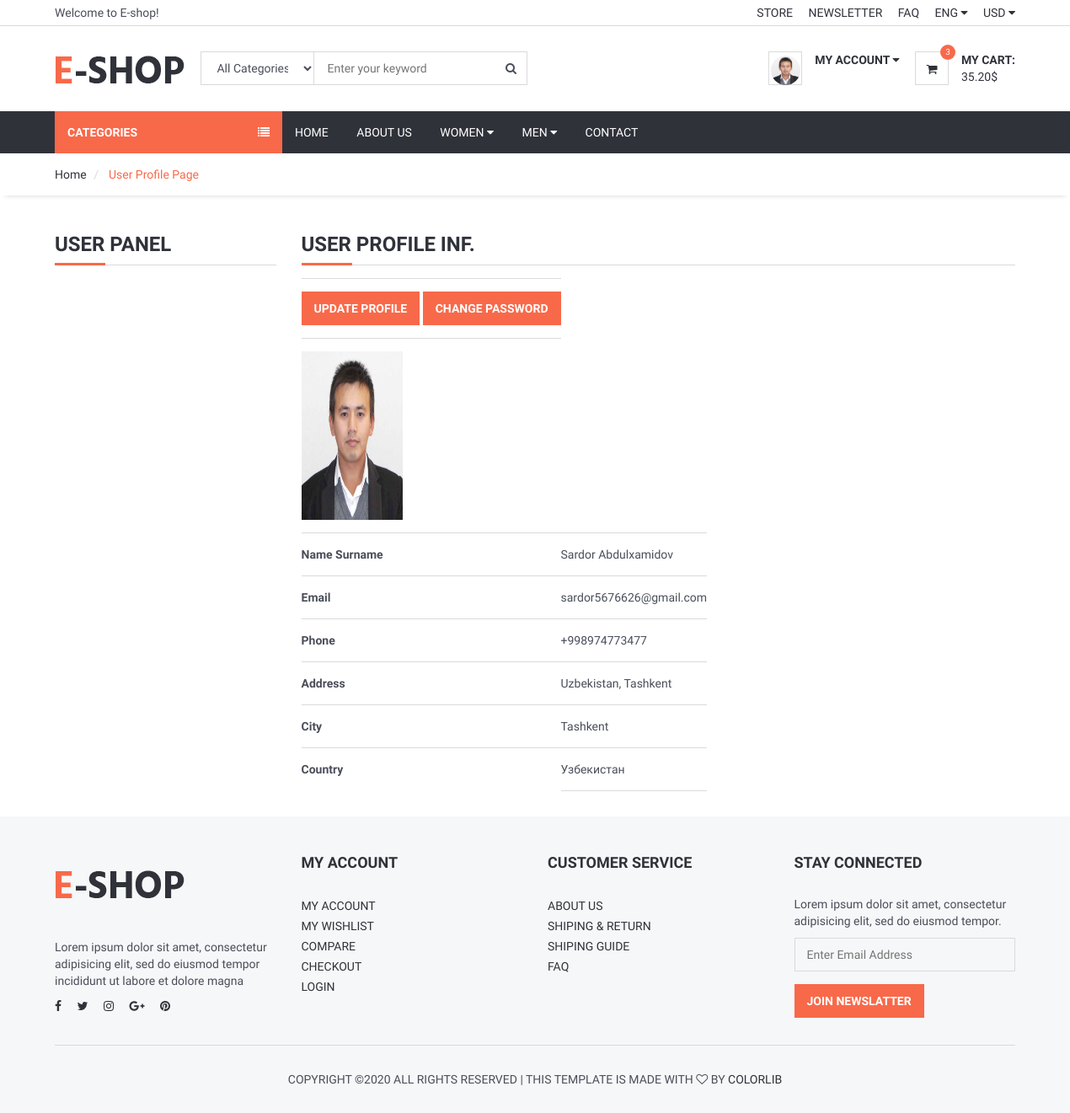
Page /user/ (signed in) on the earlier database version.
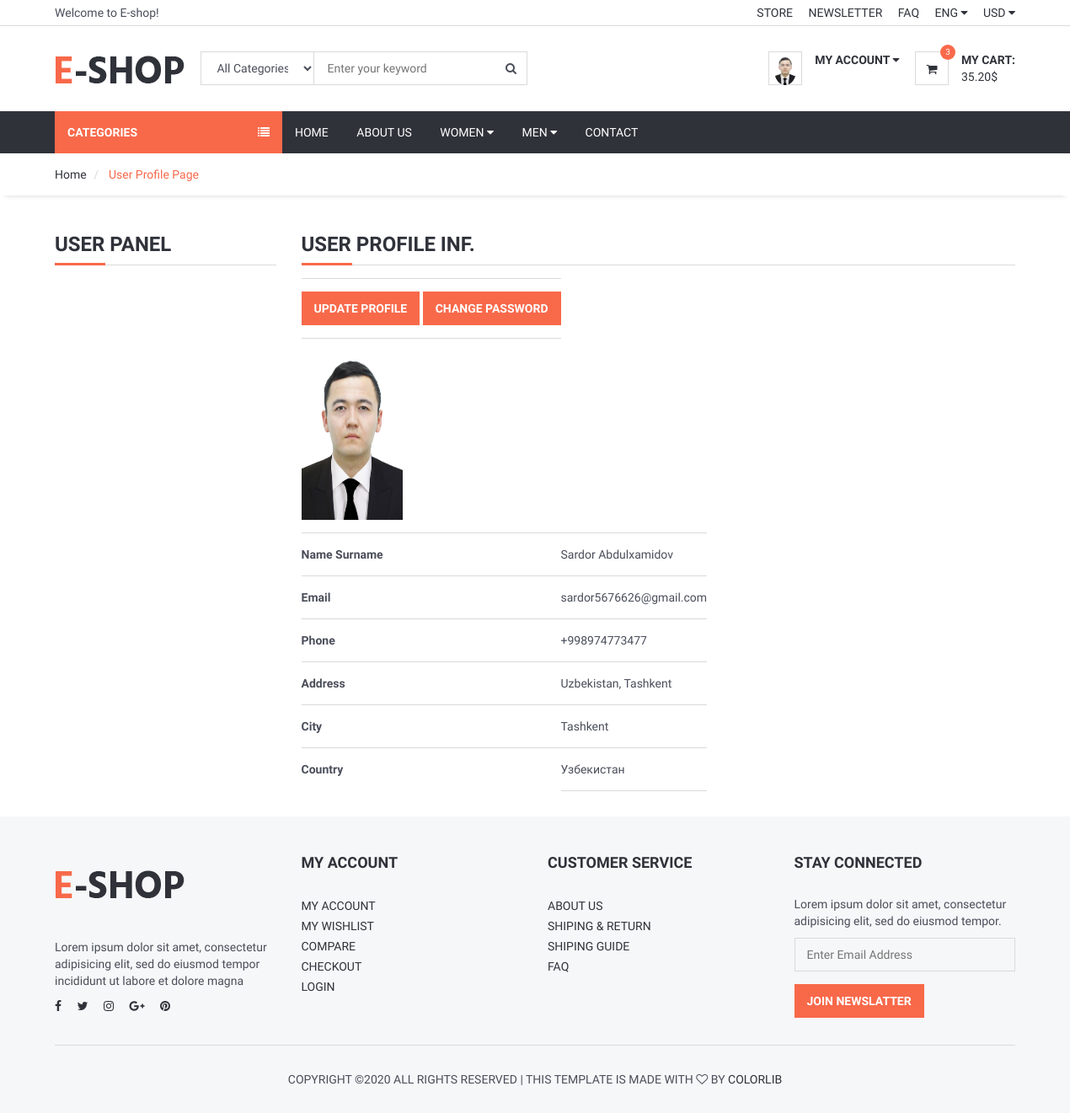
Same page on the later database version.
### user/models.py (models this page shows, shortened)
class UserProfile(models.Model):
    user = models.OneToOneField(User, on_delete=models.CASCADE)
    phone = models.CharField(blank=True, max_length=20)
    address = models.CharField(blank=True, max_length=255)
    city = models.CharField(blank=True, max_length=50)
    country = models.CharField(blank=True, max_length=50)
    image = models.ImageField(blank=True, upload_to='images/users/')
    def image_tag(self):
        return mark_safe('<img src="{}" height="50">'.format(self.image.url))
    image_tag.short_description = 'Image'

### user/views.py (the view)
# urls.py: path('', views.index, name='index'),
@login_required(login_url='/login')
def index(request):
     category = Category.objects.all()
     current_user = request.user
     profile = UserProfile.objects.get(user_id=current_user.id)
     context = {'category': category,
                'profile': profile}
     return render(request, 'userprofile.html', context)

### user/templates/userprofile.html (shortened to what this page needs)
{% extends 'homebase.html'%}
{% load static %}
{% block sidebar %}{% include 'sidebar.html' %} {% endblock %}
{% block body %}
	<div id="breadcrumb">
		<div class="container">
			<ul class="breadcrumb">
				<li><a href="/">Home</a></li>
				<li class="active"> User Profile Page</li>
			</ul>
		</div>
	</div>
<div class="section">
    <div class="container">
        <div class="row">
            <div class="col-md-3">
                  {% include 'userpanel.html' %}
            </div>
            <div class="col-md-9">
                <div class="order-summary">
                    <div class="section-title">
                        <h3 class="title">User Profile Inf.</h3>
                    </div>
                    <table class="shopping-cart-table">
                        <tr>
                            <th class="text-left">
                                <a href="/user/update" class="primary-btn">Update Profile</a>
                                <a href="/user/password" class="primary-btn">Change Password</a>
                            </th>
                        </tr>
                        <td><img src="{{ profile.image.url }}" style="height: 200px; width: 120px" alt=""></td>
                        <tr>
                            <th class="text-left">Name Surname</th>
                            <td class="text-left">{{ user.first_name }}  {{ user.last_name }}</td>
                        </tr>
                        <tr>
                            <th class="text-left">Email</th>
                            <td class="text-left">{{ profile.user.email }}</td>
                        </tr>
                        <tr>
                            <th class="text-left">Phone</th>
                            <td class="text-left">{{ profile.phone }}</td>
                        </tr>
                        <tr>
                            <th class="text-left">Address</th>
                            <td class="text-left">{{ profile.address }}</td>
                        </tr>
                        <tr>
                            <th class="text-left">City</th>
                            <td class="text-left">{{ profile.city }}</td>
                        </tr>
                        <tr>
                            <th class="text-left">Country</th>
                            <td class="text-left">{{ profile.country }}</td>
                        </tr>
                    </table>
                    </div>
                </div>
            </div>
        </div>
    </div>
{% endblock %}
{% block footer %}{% include 'footer.html' %} {% endblock %}

### home/templates/homebase.html (shortened to what this page needs)
<!DOCTYPE html>
<html lang="en">
<head>
    {% load static %}
	<link type="text/css" rel="stylesheet" href="{% static 'css/bootstrap.min.css' %}" />
	<link type="text/css" rel="stylesheet" href="{% static 'css/slick.css' %}" />
	<link type="text/css" rel="stylesheet" href="{% static 'css/slick-theme.css'%}" />
	<link type="text/css" rel="stylesheet" href="{% static 'css/nouislider.min.css' %}" />
	<link rel="stylesheet" href="{% static 'css/font-awesome.min.css'%}">
	<link type="text/css" rel="stylesheet" href="{% static 'css/style.css'%}" />
</head>
<body>
    {% include 'header.html' %}
    {% block sidebar %} {% endblock %}
    {% block body %} {% endblock %}
    {% block footer %} {% endblock %}
</body>
</html>

### home/templates/header.html (shortened to what this page needs)
{% load static %}
	<header>
		<div id="top-header">
			<div class="container">
				<div class="pull-left">
					<span>Welcome to E-shop!</span>
				</div>
				<div class="pull-right">
					<ul class="header-top-links">
						<li><a href="#">Store</a></li>
						<li><a href="#">Newsletter</a></li>
						<li><a href="/faq">FAQ</a></li>
						<li class="dropdown default-dropdown">
							<a class="dropdown-toggle" data-toggle="dropdown" aria-expanded="true">ENG <i class="fa fa-caret-down"></i></a>
						</li>
						<li class="dropdown default-dropdown">
							<a class="dropdown-toggle" data-toggle="dropdown" aria-expanded="true">USD <i class="fa fa-caret-down"></i></a>
						</li>
					</ul>
				</div>
			</div>
		</div>
		<div id="header">
			<div class="container">
				<div class="pull-left">
					<div class="header-logo">
						<a class="logo" href="#">
							<img src="./img/logo.png" alt="">
						</a>
					</div>
					<div class="header-search">
						<form action="/search/" method="post">
							<input id="query" name="query" class="input search-input" type="text" placeholder="Enter your keyword">
							<select name="catid" class="input search-categories">
								<option value="0">All Categories</option>
                                {% load mptt_tags %}
							</select>
							<button class="search-btn"><i class="fa fa-search"></i></button>
						</form>
					</div>
				</div>
				<div class="pull-right">
					<ul class="header-btns">
						<li class="header-account dropdown default-dropdown">
							{% if user.id is not None %}
                            <div class="dropdown-toggle" role="button" data-toggle="dropdown" aria-expanded="true">
								<div class="header-btns-icon">
									<img src="{{ profile.image.url }}" style="height: 35px; border-radius: 50%">
								</div>
								<strong class="text-uppercase">My Account <i class="fa fa-caret-down"></i></strong>
							</div>
                            {% else %}
							<a href="/login/" class="text-uppercase">Login</a> / <a href="/signup/" class="text-uppercase">Sign Up</a>
							{% endif %}
						</li>
						<li class="header-cart dropdown default-dropdown">
							<a href="/shopcart">
								<div class="header-btns-icon">
									<i class="fa fa-shopping-cart"></i>
									<span class="qty">3</span>
								</div>
								<strong class="text-uppercase">My Cart:</strong>
								<br>
								<span>35.20$</span>
							</a>
						</li>
					</ul>
				</div>
			</div>
		</div>
	</header>

### home/templates/sidebar.html (shortened to what this page needs)
{% load static %}
{% load mptt_tags %}
	<div id="navigation">
		<div class="container">
			<div id="responsive-nav">
                {% if page %}
				<div class="category-nav">
				{% else %}
                <div class="category-nav show-on-click">
                {% endif %}
					<span class="category-header">Categories <i class="fa fa-list"></i></span>
				</div>
				<div class="menu-nav">
					<ul class="menu-list">
						<li><a href="/">Home</a></li>
						<li><a href="/about">About Us</a></li>
						<li class="dropdown mega-dropdown"><a class="dropdown-toggle" data-toggle="dropdown" aria-expanded="true">Women <i class="fa fa-caret-down"></i></a>
						</li>
						<li class="dropdown mega-dropdown full-width"><a class="dropdown-toggle" data-toggle="dropdown" aria-expanded="true">Men <i class="fa fa-caret-down"></i></a>
						</li>
						<li><a href="/contact">Contact</a></li>
					</ul>
				</div>
			</div>
		</div>
	</div>

### user/templates/userpanel.html (shortened to what this page needs)
<div class="billing-info">
    <div class="section-title">
        <h3 class="title">User Panel</h3>
    </div>
</div>

### home/templates/footer.html (shortened to what this page needs)
{% load static %}
	<footer id="footer" class="section section-grey">
		<div class="container">
			<div class="row">
				<div class="col-md-3 col-sm-6 col-xs-6">
					<div class="footer">
						<div class="footer-logo">
							<a class="logo" href="#">
		            <img src="./img/logo.png" alt="">
		          </a>
						</div>
						<p>Lorem ipsum dolor sit amet, consectetur adipisicing elit, sed do eiusmod tempor incididunt ut labore et dolore magna</p>
						<ul class="footer-social">
							<li><a href="#"><i class="fa fa-facebook"></i></a></li>
							<li><a href="#"><i class="fa fa-twitter"></i></a></li>
							<li><a href="#"><i class="fa fa-instagram"></i></a></li>
							<li><a href="#"><i class="fa fa-google-plus"></i></a></li>
							<li><a href="#"><i class="fa fa-pinterest"></i></a></li>
						</ul>
					</div>
				</div>
				<div class="col-md-3 col-sm-6 col-xs-6">
					<div class="footer">
						<h3 class="footer-header">My Account</h3>
						<ul class="list-links">
							<li><a href="#">My Account</a></li>
							<li><a href="#">My Wishlist</a></li>
							<li><a href="#">Compare</a></li>
							<li><a href="#">Checkout</a></li>
							<li><a href="#">Login</a></li>
						</ul>
					</div>
				</div>
				<div class="col-md-3 col-sm-6 col-xs-6">
					<div class="footer">
						<h3 class="footer-header">Customer Service</h3>
						<ul class="list-links">
							<li><a href="#">About Us</a></li>
							<li><a href="#">Shiping & Return</a></li>
							<li><a href="#">Shiping Guide</a></li>
							<li><a href="#">FAQ</a></li>
						</ul>
					</div>
				</div>
				<div class="col-md-3 col-sm-6 col-xs-6">
					<div class="footer">
						<h3 class="footer-header">Stay Connected</h3>
						<p>Lorem ipsum dolor sit amet, consectetur adipisicing elit, sed do eiusmod tempor.</p>
						<form>
							<div class="form-group">
								<input class="input" placeholder="Enter Email Address">
							</div>
							<button class="primary-btn">Join Newslatter</button>
						</form>
					</div>
				</div>
			</div>
			<hr>
			<div class="row">
				<div class="col-md-8 col-md-offset-2 text-center">
					<div class="footer-copyright">
						Copyright &copy;<script>document.write(new Date().getFullYear());</script> All rights reserved | This template is made with <i class="fa fa-heart-o" aria-hidden="true"></i> by <a href="https://colorlib.com" target="_blank">Colorlib</a>
					</div>
				</div>
			</div>
		</div>
	</footer>

Differences in the rows shown:
changed UserProfile "Uzbekistan, Tashkent": image: a different picture
